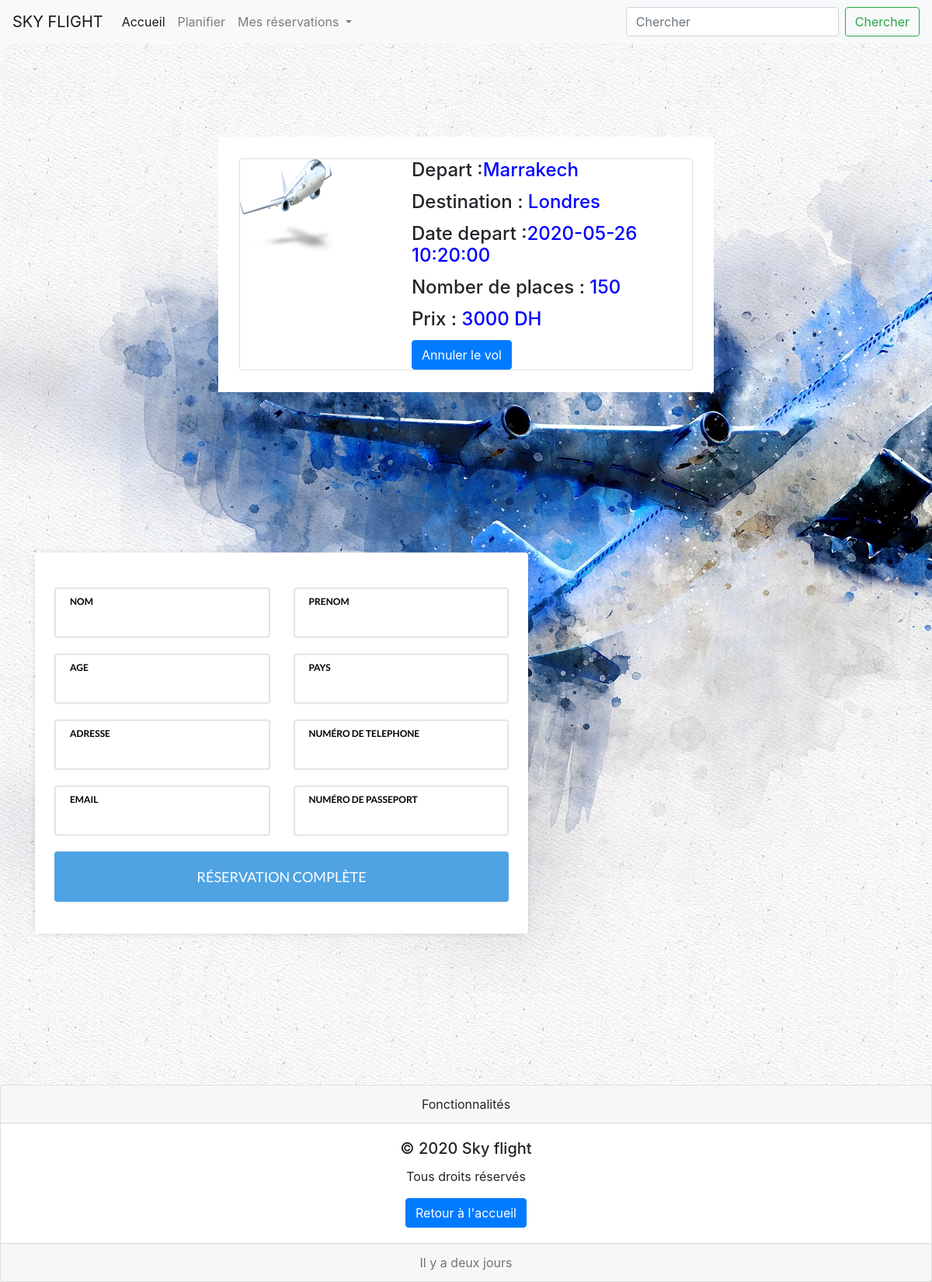
The page /reservation.php?id=4 on the database its author committed.
### tables this page shows
CREATE TABLE IF NOT EXISTS `vols` (
  `id` int(11) NOT NULL AUTO_INCREMENT,
  `depart` varchar(254) DEFAULT NULL,
  `destination` varchar(254) DEFAULT NULL,
  `date_depart` timestamp NULL DEFAULT NULL,
  `num_place` int(11) DEFAULT NULL,
  `prix` int(11) DEFAULT NULL,
  PRIMARY KEY (`id`)
);

### reservation.php (the view, shortened to what this page needs)
<?php
include('dbconnection.php');
?>
<html lang="en">
<head>
	<link type="text/css" rel="stylesheet" href="css/style.css" />
	<link rel="stylesheet" href="https://stackpath.bootstrapcdn.com/bootstrap/4.4.1/css/bootstrap.min.css">
</head>
<body>
	<nav class="navbar navbar-expand-lg navbar-light bg-light">
		<a class="navbar-brand" href="#">SKY FLIGHT</a>
		<div class="collapse navbar-collapse" id="navbarSupportedContent">
			<ul class="navbar-nav mr-auto">
				<li class="nav-item active">
					<a class="nav-link" href="index.html">Accueil <span class="sr-only">(current)</span></a>
				</li>
				<li class="nav-item">
					<a class="nav-link" href="#">Planifier</a>
				</li>
				<li class="nav-item dropdown">
					<a class="nav-link dropdown-toggle" href="#" id="navbarDropdown" role="button" data-toggle="dropdown" aria-haspopup="true" aria-expanded="false">
						Mes réservations
					</a>
				</li>
			</ul>
			<form class="form-inline my-2 my-lg-0">
				<input class="form-control mr-sm-2" type="search" placeholder="Chercher" aria-label="Search">
				<button class="btn btn-outline-success my-2 my-sm-0" type="submit">Chercher</button>
			</form>
		</div>
	</nav>
	<div class="flex">
		<section class="t">
			<div class="container py-3">
				<div class="card">
					<div class="row ">
						<div class="col-md-4">
							<img class="plane" src="img/580b585b2edbce24c47b2d14.png" class="w-100">
						</div>
						<div class="col-md-8 px-3">
							<div class="card-block px-3">
								<?php
								$id = $_GET['id'];
								$query = "SELECT * FROM vols WHERE id=?";
								$stmt = $conn->prepare($query);
								$stmt->bind_param("i", $id);
								$stmt->execute();
								$result = $stmt->get_result();
								$row = $result->fetch_assoc();
								?>
								<h4 class="card-title">Depart :<span style="color:blue"><?= $row['depart']; ?></span></h4>
								<h4 class="card-title">Destination : <span style="color:blue"><?= $row['destination']; ?></span></h4>
								<h4 class="card-title">Date depart :<span style="color:blue"><?= $row['date_depart']; ?>  </span> </h4>
								<h4 class="card-title">Nomber de places : <span style="color:blue"><?= $row['num_place'];; ?></span></h4>
								<h4 class="card-title">Prix : <span style="color:blue"><?= $row['prix']; ?> DH</span> </h4>
								<a href="index.php" class="btn btn-primary">Annuler le vol</a>
							</div>
						</div>
					</div>
				</div>
			</div>
	</div>
	<div id="booking" class="section">
		<div class="section-center">
			<div class="container">
				<div class="row">
					<div class="col-md-7 col-md-offset-1">
						<div class="booking-form">
							<form action="reservation-back.php" method="POST">
								<div class="row">
									<div class="col-md-6">
										<div class="form-group">
											<span class="form-label">Nom</span>
											<input class="form-control" name="nom" type="text">
										</div>
									</div>
									<div class="col-md-6">
										<div class="form-group">
											<span class="form-label">Prenom</span>
											<input class="form-control" name="prenom" type="text">
										</div>
									</div>
								</div>
								<div class="row">
									<div class="col-md-6">
										<div class="form-group">
											<span class="form-label">Age</span>
											<input class="form-control" name="age" type="number" required>
										</div>
									</div>
									<div class="col-md-6">
										<div class="form-group">
											<span class="form-label">Pays </span>
											<input class="form-control" name="pays" type="text">
										</div>
									</div>
									<div class="col-md-6">
										<div class="form-group">
											<span class="form-label">Adresse </span>
											<input class="form-control" name="adresse" type="text">
										</div>
									</div>
									<div class="col-md-6">
										<div class="form-group">
											<span class="form-label">Numéro de telephone </span>
											<input class="form-control" name="tele" type="number">
										</div>
									</div>
									<div class="col-md-6">
										<div class="form-group">
											<span class="form-label">Email </span>
											<input class="form-control" name="email" type="email">
										</div>
									</div>
									<div class="col-md-6">
										<div class="form-group">
											<span class="form-label">Numéro de passeport </span>
											<input class="form-control" name="passeport" type="number">
										</div>
									</div>
								</div>
								<div class="form-btn">
									<button type="submit" name="add" class="submit-btn">
									Réservation complète
									</button>
								</div>
							</form>
						</div>
					</div>
				</div>
			</div>
		</div>
	</div>
	<div class="card text-center">
        <div class="card-header">
            Fonctionnalités
        </div>
        <div class="card-body">
            <h5 class="card-title">© 2020 Sky flight </h5>
            <p class="card-text">Tous droits réservés </p>
            <a href="index.php" class="btn btn-primary">Retour à l'accueil</a>
        </div>
        <div class="card-footer text-muted">
            Il y a deux jours
        </div>
    </div>
</body>
</html>

### css/style.css (style rules this page uses)
body { background-image: url('../img/01.jpg'); }
.section { position: relative; height: 110vh; }
.section .section-center { position: absolute; top: 50%; left: 0; right: 0; -webkit-transform: translateY(-50%); transform: translateY(-50%); }
#booking { font-family: 'Lato', sans-serif; background-size: cover; background-position: center; color: #191a1e; }
.booking-form { position: relative; background: #fff; max-width: 642px; width: 100%; margin: auto; padding: 45px 25px 25px; border-radius: 4px; -webkit-box-shadow: 0px 0px 10px -5px rgba(0, 0, 0, 0.4); box-shadow: 0px 0px 10px -5px rgba(0, 0, 0, 0.4); }
.booking-form .form-group { position: relative; margin-bottom: 20px; }
.booking-form .form-control { background-color: #fff; height: 65px; padding: 0px 15px; padding-top: 24px; color: #191a1e; border: 2px solid #dfe5e9; font-size: 16px; font-weight: 700; -webkit-box-shadow: none; box-shadow: none; border-radius: 4px; -webkit-transition: 0.2s all; transition: 0.2s all; }
.booking-form .form-control::placeholder { color: #dfe5e9; }
.booking-form .form-label { position: absolute; top: 6px; left: 20px; font-weight: 700; text-transform: uppercase; line-height: 24px; height: 24px; font-size: 12px; color: #000000; }
.booking-form .submit-btn { color: #fff; background-color: #4fa3e3; font-weight: 400; height: 65px; font-size: 18px; border: none; width: 100%; border-radius: 4px; text-transform: uppercase }
.flex { display: flex; justify-content: space-around; align-items: center; flex-wrap: wrap; }
.t { background: #fff; margin: 10% 2% 1% 2%; padding: 1%; }
.plane { width: 120px; height: 120px; }
.container { padding: 2rem 0rem; }
h4 { margin: 2rem 0rem 1rem; }

### rows shown on the page
vols: depart "Marrakech", destination "Londres", date_depart "2020-05-26 10:20:00", num_place "150", prix "3000"
